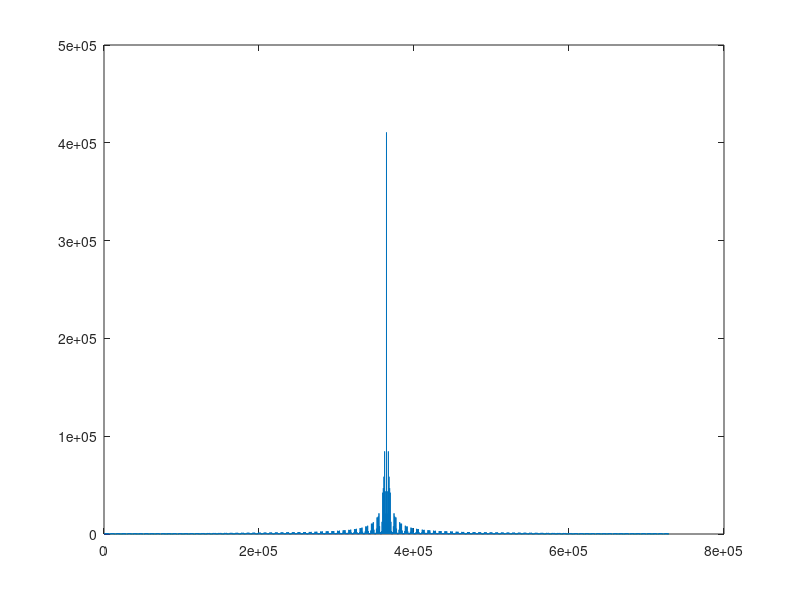
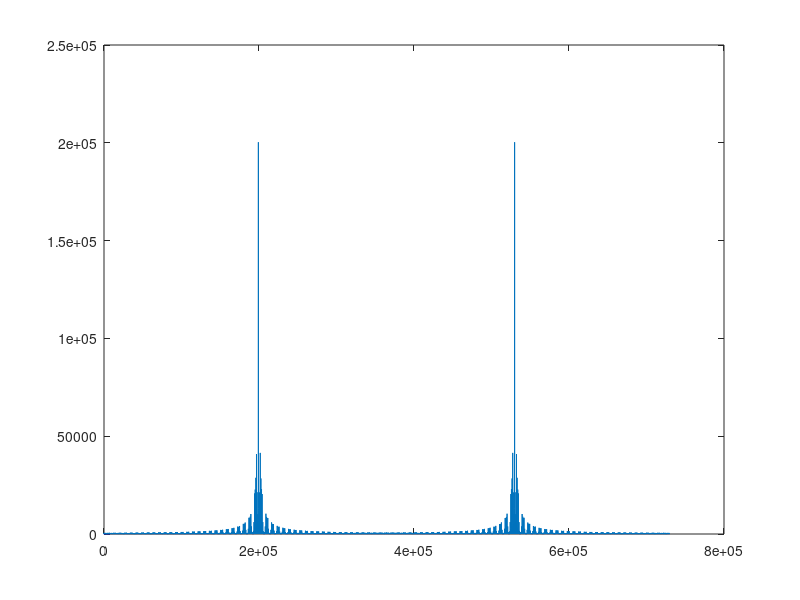

Recreate these plots in MATLAB, in order.
clear all
close all

%[data,Fs]=audioread('../Lab1/Audio/KDE_Startup.wav');
%data=data(:,1)';
Fs = 44100;

size = 0;
FID = fopen('testo.txt');
while (~feof(FID))
    riga = fgetl(FID);
    data((size+1):(size+length(riga))) = riga;
    size = size + length(riga) + 1;
    %data((size-1):size) = "\n";
end
fclose(FID);
%data = compose(data);
data = double(data);


V = 256; %max(abs(data));
nbit = 9;
M=2^nbit;
DeltaV = 2*V/M;
Tc = 1/Fs;
SpS = 100;
Fc = Fs;
Rs = Fc/SpS;
%B = 1/(2*Tc);

%data_ = data*(1/V);

f0 = 10000;
f_cos = cos(2*pi*f0*[0:Tc:(Tc*length(data) - Tc)]);
data_mod = f_cos .* data;

partition=[-V+DeltaV:DeltaV:V-DeltaV];
codebook=[-V+DeltaV:DeltaV:V];
[index,quants]=quantiz(data,partition,codebook);
word=de2bi(index,nbit)';

clear size;
w_dim = size(word);
v_t = zeros(1, (w_dim(1))*(w_dim(2))*SpS);
for a=0:w_dim(2)-1
    for b=0:w_dim(1)-1
        %v_t(a*w_dim(1)+b+1) = word(b+1, a+1);
        for c=1:SpS
            v_t(a*w_dim(1)*SpS+b*SpS+c) = word(b+1, a+1);
        end
    end
end

figure(1)
plot(1:length(v_t), fftshift(abs(fft(v_t))))

f0 = 10000;
f_cos = cos(2*pi*f0*[0:Tc:(Tc*length(v_t) - Tc)]);
v_t_mod = f_cos .* v_t;

figure(2)
plot(1:length(v_t_mod), fftshift(abs(fft(v_t_mod))))

save testo.rm v_t_mod -ascii -double
